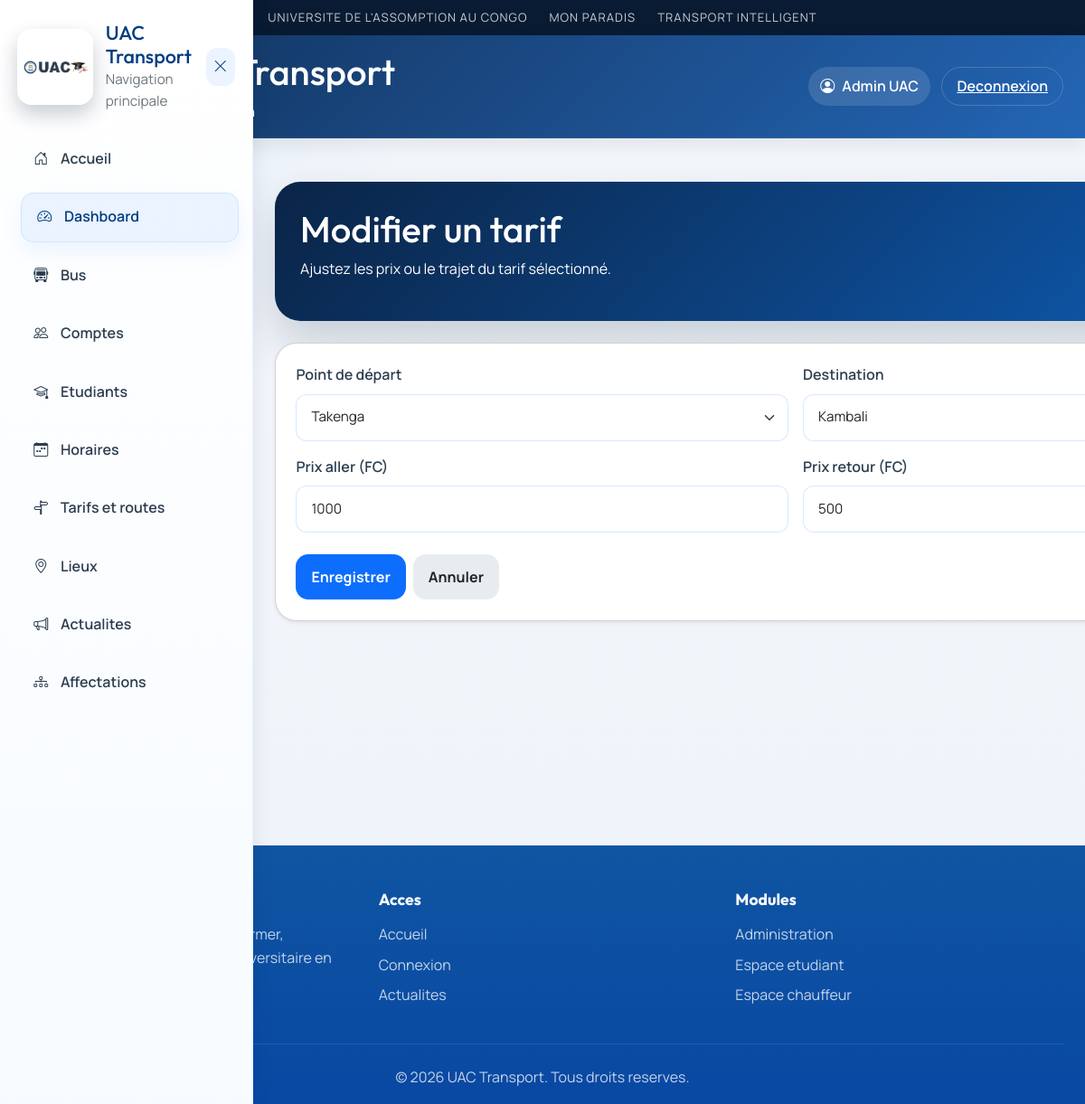
/admin/edit_route/1 (signed in), run on the app's committed database.
### tables this page shows
CREATE TABLE users (
        id INTEGER PRIMARY KEY AUTOINCREMENT,
        nom TEXT NOT NULL,
        email TEXT UNIQUE NOT NULL,
        password TEXT NOT NULL,
        role TEXT NOT NULL
    , telephone TEXT, permis TEXT, photo_path TEXT, matricule TEXT);

CREATE TABLE routes (
        id INTEGER PRIMARY KEY AUTOINCREMENT,
        depart_id INTEGER NOT NULL,
        destination_id INTEGER NOT NULL,
        prix_aller INTEGER,
        prix_retour INTEGER,
        FOREIGN KEY(depart_id) REFERENCES locations(id),
        FOREIGN KEY(destination_id) REFERENCES locations(id)
    );

### app.py (the view, shortened to what this page needs)
@app.route("/admin/edit_route/<int:route_id>", methods=["GET", "POST"])
def admin_edit_route(route_id):
    if session.get("role") != "admin":
        return redirect(url_for("login"))
    conn = get_db()
    route = conn.execute("SELECT * FROM routes WHERE id = ?", (route_id,)).fetchone()
    locations = conn.execute("SELECT * FROM locations").fetchall()
    conn.close()
    if not route:
        return redirect(url_for("admin_routes"))
    return render_template("admin/edit_route.html", route=route, locations=locations)

### app.py (called while the page is built)
def get_db():
    conn = sqlite3.connect(DATABASE)
    conn.row_factory = sqlite3.Row
    return conn

def get_current_user():
    user_id = session.get("user_id")
    if not user_id:
        return None
    conn = get_db()
    user = conn.execute("SELECT * FROM users WHERE id = ?", (user_id,)).fetchone()
    conn.close()
    return user

@app.context_processor
def inject_current_user():
    return {
        "current_user": get_current_user(),
        "profile_photo_url": profile_photo_url,
        "user_initials": get_user_initials,
    }

### templates/admin/edit_route.html (shortened to what this page needs)
{% extends 'base.html' %}
{% block content %}
<div class="admin-page py-4">
    <div class="page-header mb-4">
        <h1>Modifier un tarif</h1>
        <p class="text-muted">Ajustez les prix ou le trajet du tarif sélectionné.</p>
    </div>
    <div class="card shadow-sm">
        <div class="card-body">
            <form method="POST">
                <div class="row g-3">
                    <div class="col-md-6">
                        <label class="form-label">Point de départ</label>
                        <select name="depart_id" class="form-select" required>
                            {% for loc in locations %}
                            <option value="{{ loc.id }}" {{ 'selected' if loc.id == route.depart_id else '' }}>{{ loc.nom }}</option>
                            {% endfor %}
                        </select>
                    </div>
                    <div class="col-md-6">
                        <label class="form-label">Destination</label>
                        <select name="destination_id" class="form-select" required>
                            {% for loc in locations %}
                            <option value="{{ loc.id }}" {{ 'selected' if loc.id == route.destination_id else '' }}>{{ loc.nom }}</option>
                            {% endfor %}
                        </select>
                    </div>
                    <div class="col-md-6">
                        <label class="form-label">Prix aller (FC)</label>
                        <input type="number" name="prix_aller" class="form-control" value="{{ route.prix_aller }}" required>
                    </div>
                    <div class="col-md-6">
                        <label class="form-label">Prix retour (FC)</label>
                        <input type="number" name="prix_retour" class="form-control" value="{{ route.prix_retour }}" required>
                    </div>
                </div>
                <div class="mt-4 d-flex gap-2">
                    <button class="btn btn-primary" type="submit">Enregistrer</button>
                    <a href="/admin/routes" class="btn btn-secondary">Annuler</a>
                </div>
            </form>
        </div>
    </div>
</div>
{% endblock %}

### templates/base.html (shortened to what this page needs)
<!DOCTYPE html>
<html lang="fr">
<head>
    <link href="https://cdn.jsdelivr.net/npm/bootstrap@5.3.0/dist/css/bootstrap.min.css" rel="stylesheet">
    <link rel="stylesheet" href="https://cdnjs.cloudflare.com/ajax/libs/font-awesome/6.4.0/css/all.min.css">
    <link rel="stylesheet" href="https://cdn.jsdelivr.net/npm/bootstrap-icons@1.10.5/font/bootstrap-icons.css">
    <link rel="stylesheet" href="{{ url_for('static', filename='css/style.css') }}">
    <link rel="stylesheet" href="https://unpkg.com/leaflet@1.9.4/dist/leaflet.css" />
</head>
<body class="{% block body_class %}{% endblock %}">
<header class="site-banner">
    <div class="banner-inner">
        <span class="banner-item">Universite de l'Assomption au Congo</span>
        <span class="banner-item">Mon Paradis</span>
        <span class="banner-item">Transport Intelligent</span>
    </div>
</header>
<header class="topbar">
    <div class="topbar-left">
        <button class="menu-btn" type="button" aria-label="Ouvrir le menu" onclick="toggleMenu()">
        </button>
        <a href="/" class="brand-wrap topbar-brand">
            <img src="{{ url_for('static', filename='img/uaclogo.png') }}" alt="UAC Logo" class="topbar-logo">
            <div>
                <h1>UAC Transport</h1>
                <p class="muted mb-0">
                    {% if session.get('role') == 'admin' %}
                    Administration
                    {% elif session.get('role') == 'student' %}
                    Espace etudiant
                    {% elif session.get('role') == 'driver' %}
                    Espace chauffeur
                    {% else %}
                    Suivi et actualites
                    {% endif %}
                </p>
            </div>
        </a>
    </div>
    <div class="topbar-actions">
        {% if session.get('user_id') %}
        <span class="topbar-user-chip">
            <i class="bi bi-person-circle"></i>
            {{ session.get('nom') }}
        </span>
        <a class="btn btn-link topbar-link" href="/logout">Deconnexion</a>
        {% else %}
        <a class="btn btn-link topbar-link" href="/login">Connexion</a>
        {% endif %}
    </div>
</header>
<aside id="sidebar" class="sidebar">
    <div class="sidebar-header">
        <div class="sidebar-brand">
            <img src="{{ url_for('static', filename='img/uaclogo.png') }}" alt="UAC Logo" class="sidebar-logo">
            <div>
                <h2>UAC Transport</h2>
                <p class="muted mb-0">Navigation principale</p>
            </div>
        </div>
        <button class="close-btn" type="button" aria-label="Fermer" onclick="toggleMenu()">
            <i class="bi bi-x-lg"></i>
        </button>
    </div>
    <nav class="sidebar-nav">
        <a href="/"><i class="bi bi-house-door"></i><span>Accueil</span></a>
        {% if session.get('role') == 'admin' %}
        <a href="/admin"><i class="bi bi-speedometer2"></i><span>Dashboard</span></a>
        <a href="/admin/buses"><i class="bi bi-bus-front"></i><span>Bus</span></a>
        <a href="/admin/users"><i class="bi bi-people"></i><span>Comptes</span></a>
        <a href="/admin/students"><i class="bi bi-mortarboard"></i><span>Etudiants</span></a>
        <a href="/admin/schedules"><i class="bi bi-calendar-week"></i><span>Horaires</span></a>
        <a href="/admin/routes"><i class="bi bi-signpost-split"></i><span>Tarifs et routes</span></a>
        <a href="/admin/locations"><i class="bi bi-geo-alt"></i><span>Lieux</span></a>
        <a href="/admin/news"><i class="bi bi-megaphone"></i><span>Actualites</span></a>
        <a href="/admin/assignments"><i class="bi bi-diagram-3"></i><span>Affectations</span></a>
        {% endif %}
    </nav>
</aside>
<main class="content">
    {% block content %}{% endblock %}
</main>
{% block footer %}
<footer class="footer">
    <div class="footer-content">
        <div class="footer-section">
            <h3>UAC Transport</h3>
            <p>Une plateforme moderne pour informer, organiser et suivre le transport universitaire en temps reel.</p>
        </div>
        <div class="footer-section">
            <h4>Acces</h4>
            <ul>
                <li><a href="/">Accueil</a></li>
                <li><a href="/login">Connexion</a></li>
                <li><a href="/">Actualites</a></li>
            </ul>
        </div>
        <div class="footer-section">
            <h4>Modules</h4>
            <ul>
                <li><a href="/admin">Administration</a></li>
                <li><a href="/student">Espace etudiant</a></li>
                <li><a href="/driver">Espace chauffeur</a></li>
            </ul>
        </div>
    </div>
    <div class="footer-bottom">
        <p class="mb-0">&copy; 2026 UAC Transport. Tous droits reserves.</p>
    </div>
</footer>
{% endblock %}
</body>
</html>

### data on the page
users: get "Admin UAC"
routes: prix_aller "1000", prix_retour "500"

### other printed values
form field depart_id "Takenga"
form field destination_id "Kambali"
